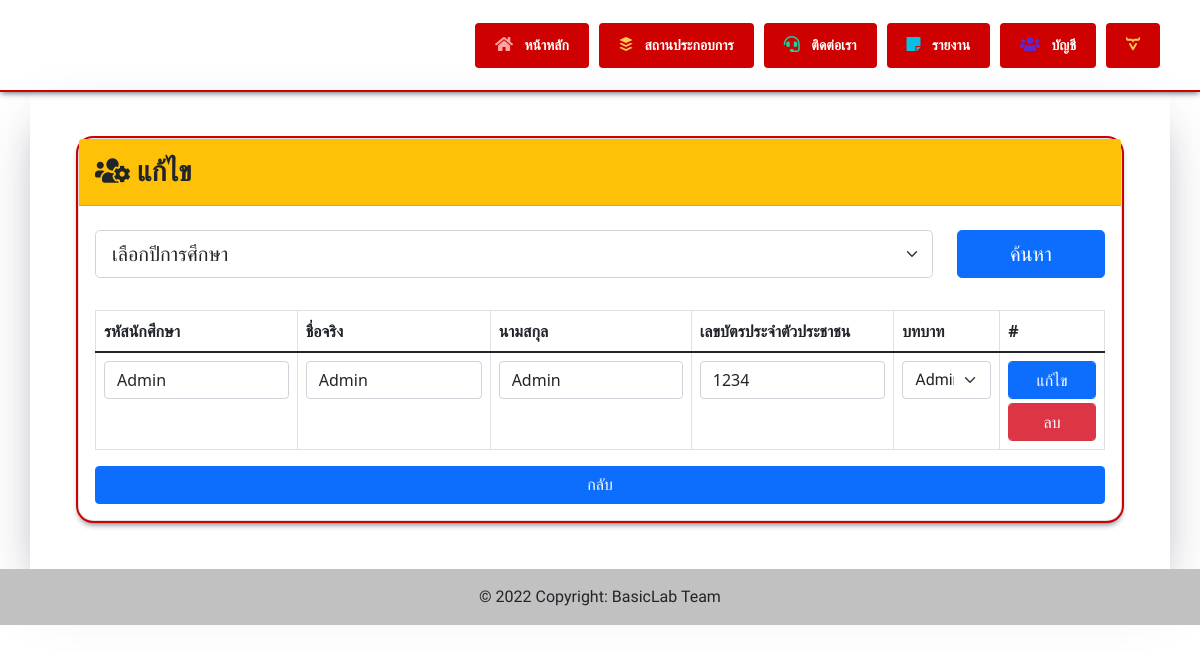
/adminEdit.php (signed in), run on the app's committed database.
### tables this page shows
CREATE TABLE `user` (
  `userID` int(8) NOT NULL,
  `userName` varchar(64) NOT NULL,
  `userFirstName` varchar(64) NOT NULL,
  `userLastName` varchar(64) NOT NULL,
  `userPassword` varchar(64) NOT NULL,
  `userRole` varchar(64) NOT NULL DEFAULT 'Member',
  `userSex` varchar(8) NOT NULL DEFAULT 'Male'
);

### adminEdit.php (the view, shortened to what this page needs)
<?php
if (isset($_GET["status"]) && $_GET["status"] == "success") {
    $badge = '<span class="badge bg-success">แก้ไขสำเร็จ</span>';
} else if (!isset($_GET["status"])) {
    $badge = "";
} else if (isset($_GET["status"]) && $_GET["status"] == "fail") {
    $badge = '<span class="badge bg-danger">แก้ไขไม่สำเร็จ</span>';
} else if (isset($_GET["status"]) && $_GET["status"] == "deleted") {
    $badge = '<span class="badge bg-success">ลบผู้ใช้สำเร็จ</span>';
}
?>
<!DOCTYPE html>
<html lang="en">
<?php
require 'components/head.php';
?>
<body style="min-height:100%;">
    <?php
    require 'components/header.php';
    ?>
    <div class="container pb-5 pt-5 pe-5 ps-5 container-shadow">
        <div class="card mb-0 scale-in-ver-top cardRounded">
            <div class="card-header bg-warning">
                <h3 class="Promt pt-2 fw-bold"> <i class="fas fa-users-cog"></i> แก้ไข <?= $badge ?></h3>
            </div>
            <div class="card-body p-3 pt-4 m-0">
                <div class="row">
                    <div class="col">
                        <form>
                            <div class="row mb-3">
                                <div class="col-12 col-md-10">
                                    <select name="years" class="form-select form-select-lg mb-3 Promt">
                                        <option value="" selected>เลือกปีการศึกษา</option>
                                    </select>
                                </div>
                                <div class="col-12 col-md-2">
                                    <div class="d-grid gap-2">
                                        <button type="submit" class="btn btn-primary btn-lg Promt">ค้นหา</button>
                                    </div>
                                </div>
                            </div>
                        </form>
                        <div class="table-responsive">
                            <table class="table table-bordered table-hover">
                                <thead>
                                    <tr>
                                        <th scope="col">รหัสนักศึกษา</th>
                                        <th scope="col">ชื่อจริง</th>
                                        <th scope="col">นามสกุล</th>
                                        <th scope="col">เลขบัตรประจำตัวประชาชน</th>
                                        <th scope="col">บทบาท</th>
                                        <th scope="col">#</th>
                                    </tr>
                                </thead>
                                <tbody>
                                    <?php
                                    require 'connectDB.php';
                                    $getUserSQL = 'SELECT * FROM `user` WHERE `userName` LIKE "%' . $_GET["years"] . '%" ORDER BY `user`.`userName` ASC';
                                    $getUserQuery = mysqli_query($conn, $getUserSQL);
                                    while ($userInfo = $getUserQuery->fetch_assoc()) {
                                        $editUserID = $userInfo["userID"];
                                        $stdID = $userInfo["userName"];
                                        $firstName = $userInfo["userFirstName"];
                                        $lastName = $userInfo["userLastName"];
                                        $thID = $userInfo["userPassword"];
                                        $Role = $userInfo["userRole"];
                                        if ($Role == "Member") {
                                            $selected = "";
                                        } else {
                                            $selected = "selected";
                                        }
                                        echo '
                                        <form action="process/adminEditProcess.php" method="GET">
                                            <tr>
                                                <th scope="row"><input type="text" class="form-control" name="stdID" value="' . $stdID . '"> </th>
                                                <td><input type="text" class="form-control" name="firstName" value="' . $firstName . '"></td>
                                                <td><input type="text" class="form-control" name="lastName" value="' . $lastName . '"></td>
                                                <td><input type="text" class="form-control" name="thID" value="' . $thID . '"></td>
                                                <td>
                                                    <select name="role" class="form-select form-select Promt">
                                                        <option value="Member">Member</option>
                                                        <option ' . $selected . ' value="Admin">Admin</option>
                                                    </select>
                                                </td>
                                                <td>
                                                <input type="text" class="form-control" name="userID" value="' . $editUserID . '" hidden>
                                                <input type="text" class="form-control" name="years" value="' . $_GET["years"] . '" hidden>
                                                    <input type="submit" class="form-control btn btn-primary mb-1" name="edit" value="แก้ไข">
                                                    <input type="submit" class="form-control btn btn-danger" name="edit" value="ลบ">
                                                </td>
                                            </tr>
                                        </form>
                                        ';
                                    }
                                    ?>
                                </tbody>
                            </table>
                        </div>
                        <div class="d-grid gap-2">
                            <a class="btn btn-primary Promt" href="admin.php?years=<?= $_GET["years"] ?>">กลับ</a>
                        </div>
                    </div>
                </div>
            </div>
        </div>
    </div>
    <?php
    require 'components/footer.php';
    ?>
</body>
</html>

### style.css (style rules this page uses)
.Promt { font-family: "Prompt", sans-serif; }
a { text-decoration: none; }
* { margin: 0; padding: 0; text-decoration: none; }
.scale-in-ver-top { -webkit-animation: scale-in-ver-top 0.3s cubic-bezier(0.250, 0.460, 0.450, 0.940) both; animation: scale-in-ver-top 0.3s cubic-bezier(0.250, 0.460, 0.450, 0.940) both; }
.cardRounded { border-radius: 15px; box-shadow: rgba(207, 0, 0, 1) 0px 0px 0px 2px, rgba(6, 24, 44, 0.65) 0px 4px 6px -1px, rgba(255, 255, 255, 0.08) 0px 1px 0px inset; }
.container-shadow { box-shadow: rgba(50, 50, 93, 0.25) 0px 30px 60px -12px, rgba(0, 0, 0, 0.3) 0px 18px 36px -18px; }

### data on the page
user: stdID "Admin", firstName "Admin", lastName "Admin", thID "1234"
